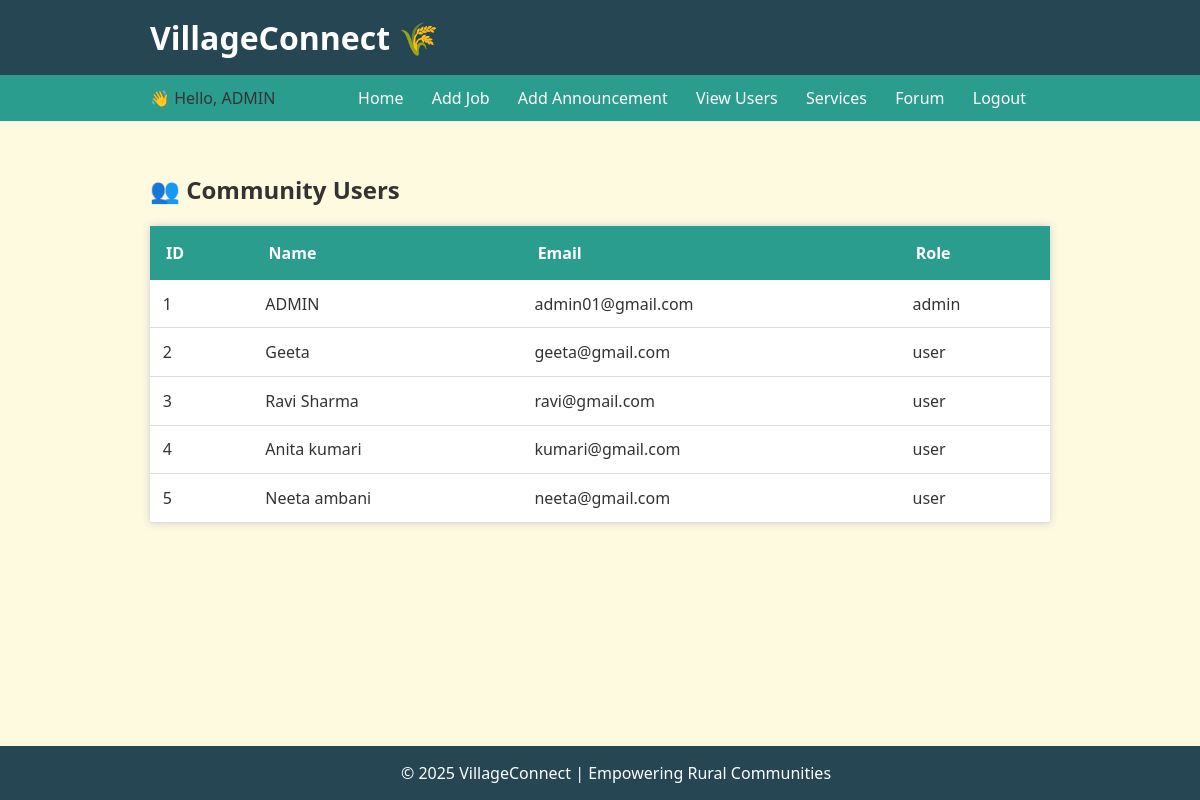
The page /view-users (signed in) on the database its author committed.
### tables this page shows
CREATE TABLE users (
    id INTEGER PRIMARY KEY AUTOINCREMENT,
    name TEXT NOT NULL,
    email TEXT UNIQUE NOT NULL,
    password TEXT NOT NULL,
    role TEXT NOT NULL CHECK (role IN ('admin', 'user'))
);

### app.py (the view)
@app.route("/view-users")
def view_users():
    if session.get("role") != "admin":
        return redirect(url_for("login"))
    conn = get_db_connection()
    users = conn.execute("SELECT * FROM users").fetchall()
    conn.close()
    return render_template("users.html", users=users)

### app.py (called while the page is built)
def get_db_connection():
    conn = sqlite3.connect('villageconnect.db')
    conn.row_factory = sqlite3.Row
    return conn

### templates/users.html (shortened to what this page needs)
{% extends "base.html" %}
{% block content %}
    <h2>👥 Community Users</h2>
    {% if users %}
        <table style="width: 100%; border-collapse: collapse; background: white; box-shadow: 0 0 8px #ccc;">
            <thead style="background-color: #2a9d8f; color: white;">
                <tr>
                    <th style="padding: 1em; text-align: left;">ID</th>
                    <th style="padding: 1em; text-align: left;">Name</th>
                    <th style="padding: 1em; text-align: left;">Email</th>
                    <th style="padding: 1em; text-align: left;">Role</th>
                </tr>
            </thead>
            <tbody>
                {% for user in users %}
                    <tr style="border-bottom: 1px solid #ddd;">
                        <td style="padding: 0.8em;">{{ user['id'] }}</td>
                        <td style="padding: 0.8em;">{{ user['name'] }}</td>
                        <td style="padding: 0.8em;">{{ user['email'] }}</td>
                        <td style="padding: 0.8em;">{{ user['role'] }}</td>
                    </tr>
                {% endfor %}
            </tbody>
        </table>
    {% else %}
        <p>No users available.</p>
    {% endif %}
{% endblock %}

### templates/base.html (style rules this page uses)
body { font-family: 'Segoe UI', sans-serif; margin: 0; background-color: #fefae0; color: #333; }

### rows shown on the page
users: id "1", name "ADMIN", email "admin01@gmail.com", role "admin"
users: id "2", name "Geeta", email "geeta@gmail.com", role "user"
users: id "3", name "Ravi Sharma", email "ravi@gmail.com", role "user"
users: id "4", name "Anita kumari", email "kumari@gmail.com", role "user"
users: id "5", name "Neeta ambani", email "neeta@gmail.com", role "user"

### other values the page prints
{{ session.get("name") }} "ADMIN"
